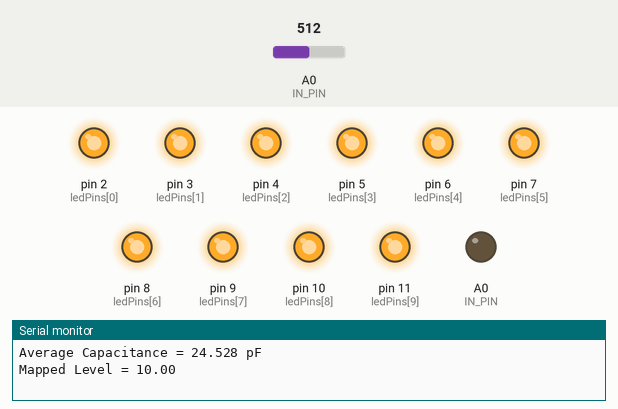
A sketch run on a simulated Arduino Uno, built with avr-gcc and run on an emulated ATmega328P. Parts: output pins drawn as LEDs (lit = HIGH), the last lines printed to the serial monitor. The inputs (shaded band) are chosen by the test bench; at power-on: A0 (IN_PIN) = 512. Pins used as bus, display or sensor lines are not drawn.

Above: at 1.2 s.
1.3 s: A0 (IN_PIN) set to 459
3.6 s: A0 (IN_PIN) set to 444
At 5.7 s:
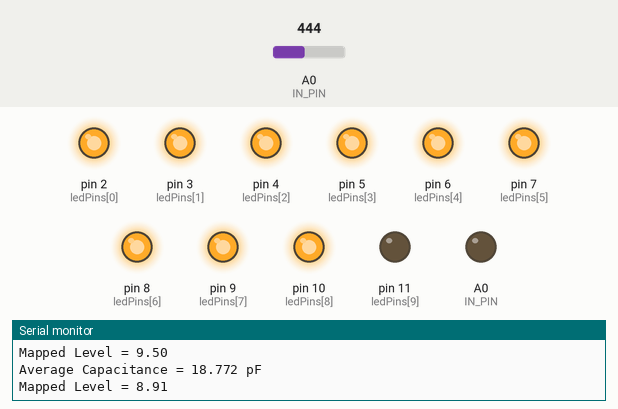
6.4 s: A0 (IN_PIN) set to 306
At 8.0 s:
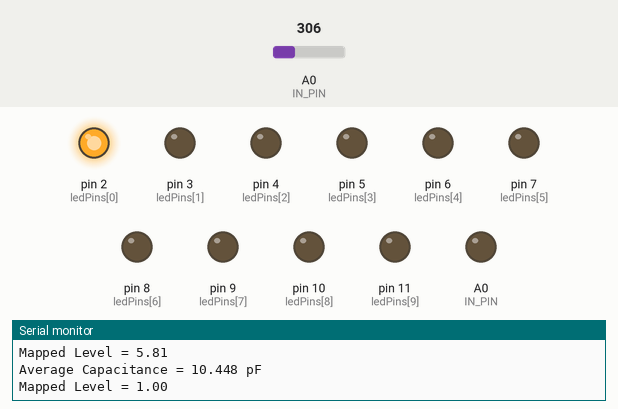
8.9 s: A0 (IN_PIN) set to 355
11.1 s: A0 (IN_PIN) set to 364
At 12.9 s:
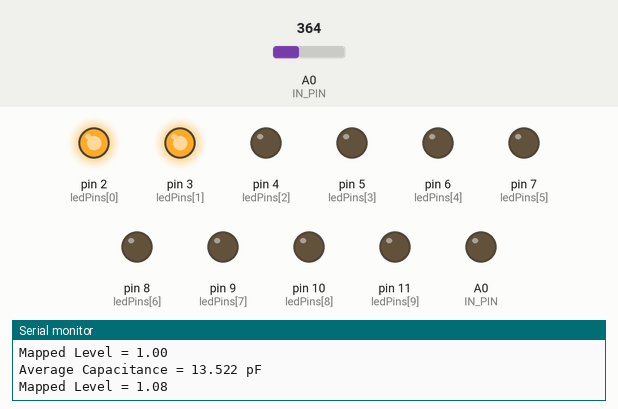
13.9 s: A0 (IN_PIN) set to 122
At 14.7 s:
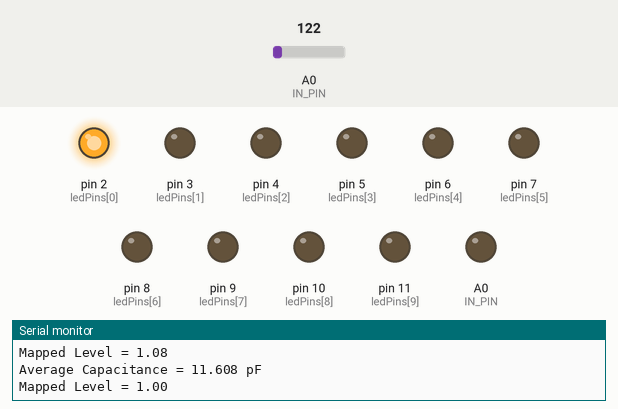
Timing chart, 0 to 16.5 s (numbered marks = the images above; inputs shaded):
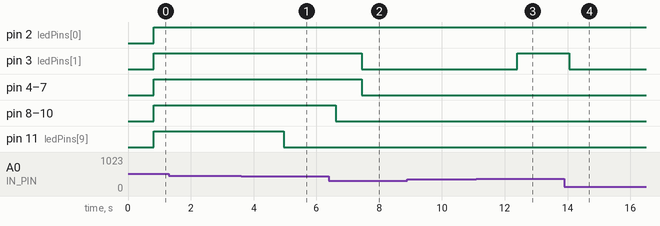

The sketch:

VaterLevelIndicator.ino
```cpp
/*
Capacitance-based Liquid Level Indicator
sourced from https://www.circuitbasics.com/how-to-make-an-arduino-capacitance-meter/#
*/

const int OUT_PIN = A2;
const int IN_PIN = A0;
const float IN_STRAY_CAP_TO_GND = 24.48;
const float IN_CAP_TO_GND  = IN_STRAY_CAP_TO_GND;
const float R_PULLUP = 34.8;
const int MAX_ADC_VALUE = 1023;
const int NUM_SAMPLES = 32; // Number of samples for averaging
const unsigned long MEASUREMENT_INTERVAL = 25; // Interval between measurements in milliseconds

const int ledPins[] = {2, 3, 4, 5, 6, 7, 8, 9, 10, 11}; // Pins connected to the LED bar graph
const int NUM_LEDS = sizeof(ledPins) / sizeof(ledPins[0]);

float minLevel = 12.8;  // Minimum capacitance level based on measurements
float maxLevel = 19.5;  // Maximum capacitance level based on measurements

unsigned long previousMillis = 0;
int sampleCount = 0;
float totalCapacitance = 0;

void setup() {
    pinMode(OUT_PIN, OUTPUT);
    pinMode(IN_PIN, OUTPUT);
    Serial.begin(9600);

    // Set LED pins as outputs
    for (int i = 0; i < NUM_LEDS; i++) {
        pinMode(ledPins[i], OUTPUT);
        digitalWrite(ledPins[i], LOW);
    }
}

void loop() {
    unsigned long currentMillis = millis();

    if (currentMillis - previousMillis >= MEASUREMENT_INTERVAL) {
        previousMillis = currentMillis;

        if (sampleCount < NUM_SAMPLES) {
            pinMode(IN_PIN, INPUT);
            digitalWrite(OUT_PIN, HIGH);
            int val = analogRead(IN_PIN);
            digitalWrite(OUT_PIN, LOW);

            float capacitance;
            if (val < 1000) {
                pinMode(IN_PIN, OUTPUT);
                capacitance = (float)val * IN_CAP_TO_GND / (float)(MAX_ADC_VALUE - val);

                // Serial.print(F("Capacitance Value = "));
                // Serial.print(capacitance, 3);
                // Serial.print(F(" pF ("));
                // Serial.print(val);
                // Serial.println(F(") "));
            } else {
                pinMode(IN_PIN, OUTPUT);
                delay(1);
                pinMode(OUT_PIN, INPUT_PULLUP);
                unsigned long u1 = micros();
                unsigned long t;
                int digVal;

                do {
                    digVal = digitalRead(OUT_PIN);
                    unsigned long u2 = micros();
                    t = u2 > u1 ? u2 - u1 : u1 - u2;
                } while ((digVal < 1) && (t < 400000L));

                pinMode(OUT_PIN, INPUT);
                val = analogRead(OUT_PIN);
                digitalWrite(IN_PIN, HIGH);
                int dischargeTime = (int)(t / 1000L) * 5;
                delay(dischargeTime);
                pinMode(OUT_PIN, OUTPUT);
                digitalWrite(OUT_PIN, LOW);
                digitalWrite(IN_PIN, LOW);

                capacitance = -(float)t / R_PULLUP / log(1.0 - (float)val / (float)MAX_ADC_VALUE);

            //     Serial.print(F("Capacitance Value = "));
            //     if (capacitance > 1000.0) {
            //         Serial.print(capacitance / 1000.0, 2);
            //         Serial.print(F(" uF"));
            //     } else {
            //         Serial.print(capacitance, 2);
            //         Serial.print(F(" nF"));
            //     }

            //     Serial.print(F(" ("));
            //     Serial.print(digVal == 1 ? F("Normal") : F("HighVal"));
            //     Serial.print(F(", t= "));
            //     Serial.print(t);
            //     Serial.print(F(" us, ADC= "));
            //     Serial.print(val);
            //     Serial.println(F(")"));
            }

            totalCapacitance += capacitance;
            sampleCount++;
        } else {
            // Calculate the average capacitance
            float averageCapacitance = totalCapacitance / (float)NUM_SAMPLES;

            // Output capacitance for debugging purposes
            Serial.print(F("Average Capacitance = "));
            Serial.print(averageCapacitance, 3);
            Serial.println(F(" pF"));

            // Calculate the liquid level as a percentage
            float level = (averageCapacitance - minLevel) * NUM_LEDS / (maxLevel - minLevel);
            level = constrain(level, 1, NUM_LEDS);

            Serial.print(F("Mapped Level = "));
            Serial.println(level);

            // Update the LED bar graph
            for (int i = 0; i < NUM_LEDS; i++) {
                digitalWrite(ledPins[i], i < level ? HIGH : LOW);
            }

            // Reset for the next cycle
            sampleCount = 0;
            totalCapacitance = 0;
        }
    }
}
```

Measured:
- the behaviour switches between 445 and 444 on A0 (IN_PIN) (found by bisection; images 0 and 1)
- the behaviour switches between 363 and 364 on A0 (IN_PIN) (found by bisection; images 2 and 3)
- after the input at 3.6 s, pin 11 (ledPins[9]): HIGH → LOW after 1.4 s
- after the input at 6.4 s, pin 3 (ledPins[1]), pin 4 (ledPins[2]), pin 5 (ledPins[3]), pin 6 (ledPins[4]), pin 7 (ledPins[5]): HIGH → LOW after 1.0 s; pin 8 (ledPins[6]), pin 9 (ledPins[7]), pin 10 (ledPins[8]): HIGH → LOW after 0.21 s
- after the input at 11.1 s, pin 3 (ledPins[1]): LOW → HIGH after 1.3 s
- after the input at 13.9 s, pin 3 (ledPins[1]): HIGH → LOW after 0.15 s
